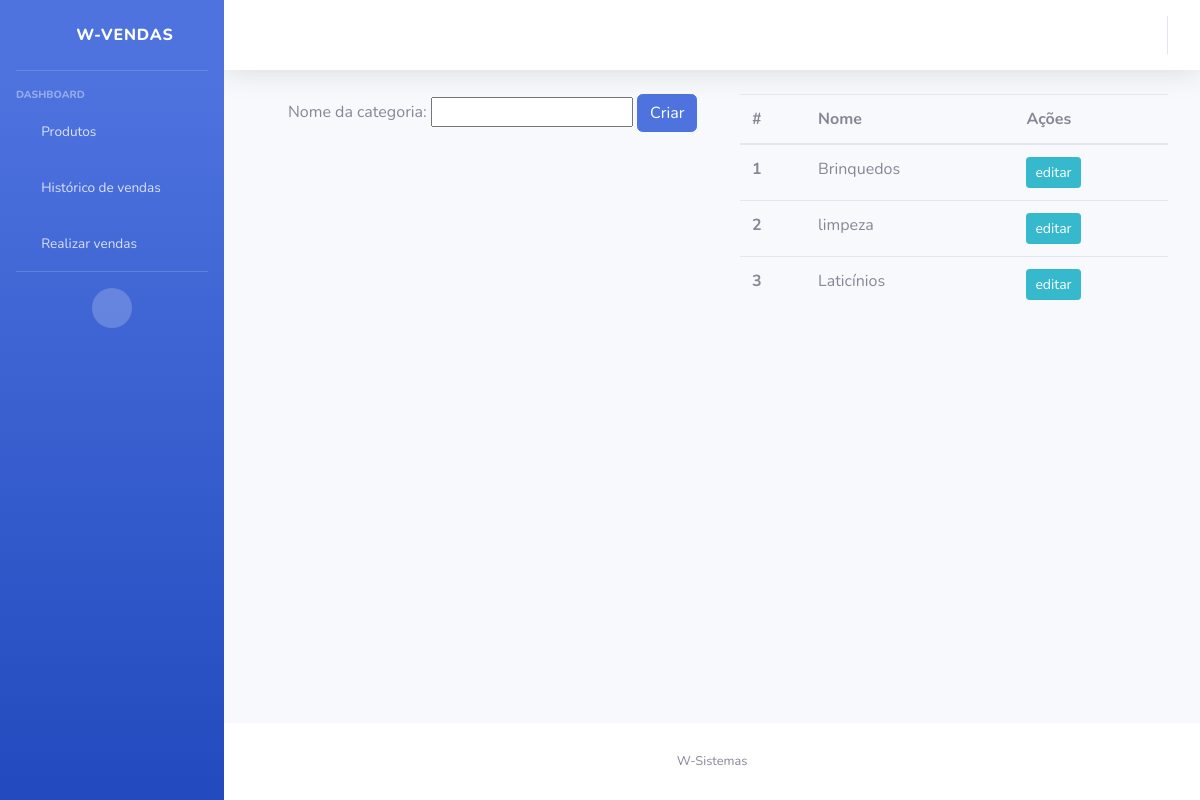
/cadastrar_categoria, run on the app's committed database.
### vendas_app/models.py (models this page shows, shortened)
class Categoria(models.Model):
    nome_categoria = models.CharField(max_length=150, verbose_name='Nome da categoria')

### vendas_app/views/cadastrar_categoria.py (the view)
# urls.py: path('cadastrar_categoria', cadastrar_categoria, name='cadastrar_categoria'),
def cadastrar_categoria(request):
    categorias = Categoria.objects.all()
    if request.method == 'POST':
        form  = FormCategoria(request.POST)
        if form.is_valid():
            form.save()
            messages.success(request, 'Categoria adicionada com sucesso')
            return redirect('/')
    else:
        form = FormCategoria()
    return render(request, 'html/categorias.html', {'form': form, 'categorias': categorias})

### vendas_app/forms.py
class FormCategoria(forms.ModelForm):
    class Meta:
        model = Categoria
        fields = '__all__'

### vendas_app/templates/html/categorias.html (shortened to what this page needs)
{% extends 'base.html' %}
{% block content%}
{% load bootstrap %}
<div class="container ml-3">
    <div class="row">
      <div class="col">
        <form method="post"> {% csrf_token %}
          {{form|bootstrap }}
          <button type="submit" class="btn btn-primary">Criar</button>
      </form>
      </div>
      <div class="col">
        <table class="table">
          <thead>
            <tr>
              <th scope="col">#</th>
              <th scope="col">Nome</th>
              <th scope="col">Ações</th>
            </tr>
          </thead>
          <tbody>
              {% for categoria in categorias%}
              <tr>
                  <th scope="row">{{categoria.id}}</th>
                  <td>{{categoria.nome_categoria}}</td>
                  <td>
                    <a href="#"class="btn btn-info btn-sm">editar</a>
                  </td>
              </tr>
            {% endfor %}
          </tbody>
        </table>
      </div>
    </div>
  </div>
{% endblock content%}

### data on the page
Categoria: id "1", nome_categoria "Brinquedos"
Categoria: id "2", nome_categoria "limpeza"
Categoria: id "3", nome_categoria "Laticínios"
